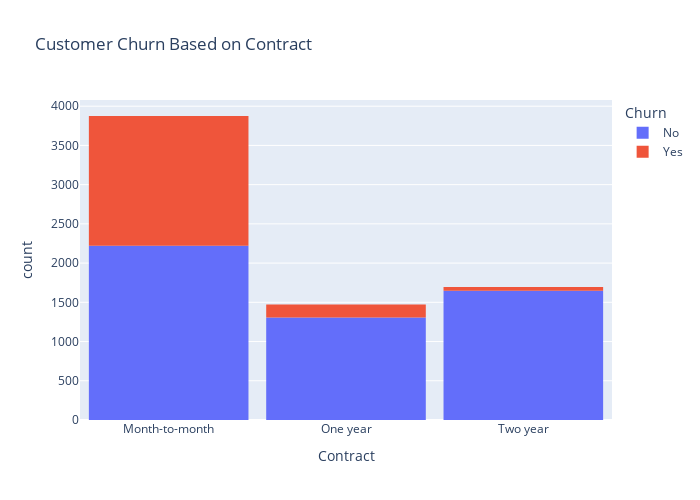

Notebook code cell kept with this figure:
### Markdown cell above
### 2. How does the length of a customer's contract affect their likelihood to churn?

### Code cell
fig = px.histogram(data, x="Contract", color="Churn", title="Customer Churn Based on Contract")
fig.update_layout(width=700, height=500, bargap=0.1)
fig.show()

### Figure 1 — Plotly figure (JSON) as saved in the notebook; plotly's stock layout.template omitted (floating-point values rounded to 4 significant figures; data arrays with more than 128 entries replaced by an {"elided": "..."} marker saying what was removed)
{"data": [{"alignmentgroup": "True", "bingroup": "x", "hovertemplate": "Churn=No<br>Contract=%{x}<br>count=%{y}<extra></extra>", "legendgroup": "No", "marker": {"color": "#636efa", "pattern": {"shape": ""}}, "name": "No", "offsetgroup": "No", "orientation": "v", "showlegend": true, "type": "histogram", "x": {"elided": "5174 str values"}, "xaxis": "x", "yaxis": "y"}, {"alignmentgroup": "True", "bingroup": "x", "hovertemplate": "Churn=Yes<br>Contract=%{x}<br>count=%{y}<extra></extra>", "legendgroup": "Yes", "marker": {"color": "#EF553B", "pattern": {"shape": ""}}, "name": "Yes", "offsetgroup": "Yes", "orientation": "v", "showlegend": true, "type": "histogram", "x": {"elided": "1869 str values"}, "xaxis": "x", "yaxis": "y"}], "layout": {"bargap": 0.1, "barmode": "relative", "height": 500, "legend": {"title": {"text": "Churn"}, "tracegroupgap": 0}, "title": {"text": "Customer Churn Based on Contract"}, "width": 700, "xaxis": {"anchor": "y", "domain": [0, 1], "title": {"text": "Contract"}}, "yaxis": {"anchor": "x", "domain": [0, 1], "title": {"text": "count"}}}}
